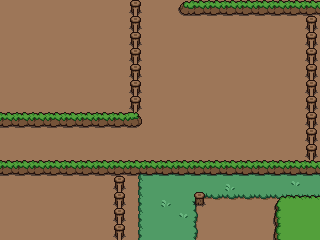

A level layout from a 2D game, rendered from its tile map. Below: a short description, then the map file with its tile-grid data intact:
An orthogonal 20x15 tile map with 16x16 px tiles, 2 tile layers (Desen Katmanı 1, Desen Katmanı 2).

<map version="1.10" tiledversion="1.12.1" orientation="orthogonal" renderorder="right-down" width="20" height="15" tilewidth="16" tileheight="16" infinite="0" nextlayerid="3" nextobjectid="1">
 <tileset firstgid="1" source="plains.tsx" />
 <layer id="1" name="Desen Katmanı 1" width="20" height="15">
  <data encoding="csv">
9,9,9,9,9,9,9,9,9,9,9,9,9,9,9,9,9,9,9,9,
9,9,9,9,9,9,9,9,9,9,9,9,9,9,9,9,9,9,9,9,
9,9,9,9,9,9,9,9,9,9,9,9,9,9,9,9,9,9,9,9,
9,9,9,9,9,9,9,9,9,9,9,9,9,9,9,9,9,9,9,9,
9,9,9,9,9,9,9,9,9,9,9,9,9,9,9,9,9,9,9,9,
9,9,9,9,9,9,9,9,9,9,9,9,9,9,9,9,9,9,9,9,
9,9,9,9,9,9,9,9,9,9,9,9,9,9,9,9,9,9,9,9,
9,9,9,9,9,9,9,9,9,9,9,9,9,9,9,9,9,9,9,9,
9,9,9,9,9,9,9,9,9,9,9,9,9,9,9,9,9,9,9,9,
9,9,9,9,9,9,9,9,9,9,9,9,9,9,9,9,9,9,9,9,
9,9,9,9,9,9,9,9,5,15,15,15,15,15,15,15,15,15,15,15,
9,9,9,9,9,9,9,9,9,9,9,9,9,9,9,9,9,9,9,47,
9,9,9,9,9,9,9,9,9,9,9,9,2,3,3,3,3,3,3,3,
9,9,9,9,9,9,9,9,9,9,9,9,50,9,9,9,9,9,9,9,
9,9,9,9,9,9,9,9,9,9,9,9,50,9,9,9,9,9,9,9
</data>
 </layer>
 <layer id="2" name="Desen Katmanı 2" width="20" height="15">
  <data encoding="csv">
0,0,0,0,0,0,0,0,50,0,0,44,45,45,45,45,45,45,45,45,
0,0,0,0,0,0,0,0,50,0,0,0,0,0,0,0,0,0,0,50,
0,0,0,0,0,0,0,0,50,0,0,0,0,0,0,0,0,0,0,50,
0,0,0,0,0,0,0,0,50,0,0,0,0,0,0,0,0,0,0,50,
0,0,0,0,0,0,0,0,50,0,0,0,0,0,0,0,0,0,0,50,
0,0,0,0,0,0,0,0,50,0,0,0,0,0,0,0,0,0,0,50,
0,0,0,0,0,0,0,0,56,0,0,0,0,0,0,0,0,0,0,50,
45,45,45,45,45,45,45,45,46,0,0,0,0,0,0,0,0,0,0,50,
0,0,0,0,0,0,0,0,0,0,0,0,0,0,0,0,0,0,0,50,
0,0,0,0,0,0,0,0,0,0,0,0,0,0,0,0,0,0,0,50,
45,45,45,45,45,45,45,45,45,45,45,45,45,45,45,45,45,45,45,45,
0,0,0,0,0,0,0,50,10,49,49,49,49,49,48,49,49,49,47,49,
0,0,0,0,0,0,0,50,10,49,48,49,68,0,0,0,0,26,27,27,
0,0,0,0,0,0,0,50,10,49,49,47,8,0,0,0,0,32,33,33,
0,0,0,0,0,0,0,50,10,49,49,49,8,0,0,0,0,32,33,33
</data>
 </layer>
</map>
